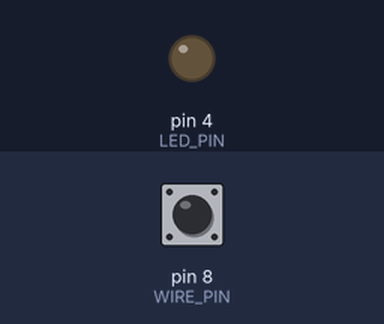
Recording of a sketch running on a simulated Arduino Uno, built with avr-gcc and run on an emulated ATmega328P. Parts: output pins drawn as LEDs (lit = HIGH). The inputs (shaded band) are chosen by the test bench; at power-on: pin 8 (WIRE_PIN) HIGH.

Above: at 1.2 s.
1.3 s: pin 8 (WIRE_PIN) pulled LOW for 0.15 s
At 2.4 s:
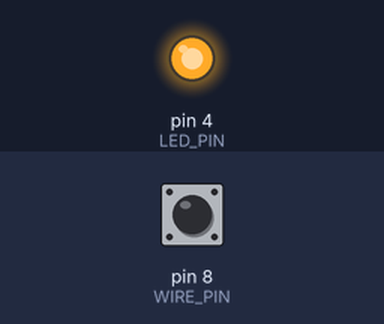
3.0 s: pin 8 (WIRE_PIN) pulled LOW for 1 s
At 3.8 s:
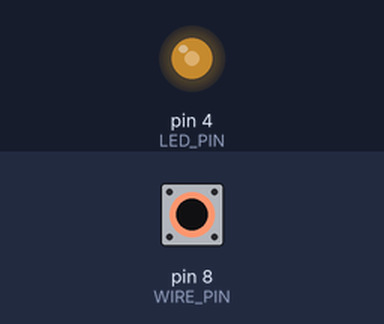
5.5 s: pin 8 (WIRE_PIN) pulled LOW for 0.15 s
At 6.8 s:
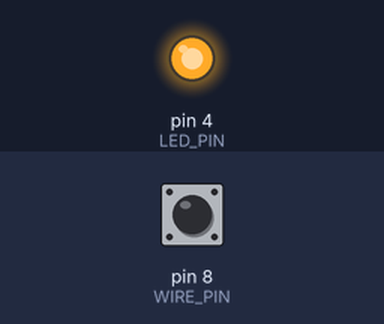
7.1 s: pin 8 (WIRE_PIN) pulled LOW for 3.2 s
At 8.2 s:
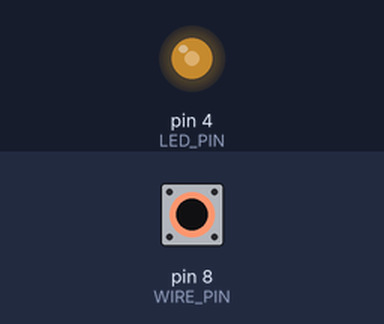
Timing chart, 0 to 11.8 s (numbered marks = the images above; inputs shaded):
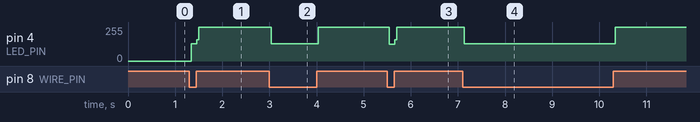

Measured:
- after the input at 1.3 s, pin 4 (LED_PIN): 0/255 → 129/255 at once, → 255/255 0.12 s later
- after the input at 3.0 s, pin 4 (LED_PIN): 255/255 → 129/255 at once, → 255/255 1.0 s later
- after the input at 5.5 s, pin 4 (LED_PIN): 255/255 → 126/255 at once, → 255/255 0.12 s later
- after the input at 7.1 s, pin 4 (LED_PIN): 255/255 → 129/255 at once, → 255/255 3.2 s later

The sketch:

05-switch-on-off.ino
```cpp
constexpr int LED_PIN = 4;
constexpr int WIRE_PIN = 8;

bool ledState = LOW;

void setup() {
  // put your setup code here, to run once:
  pinMode(LED_PIN, OUTPUT);

  // pinMode(WIRE_PIN, INPUT);
  pinMode(WIRE_PIN, INPUT_PULLUP); //использую программную подтяжку резистора к питанию
}

void loop() {
  // put your main code here, to run repeatedly:
  bool buttonState = !digitalRead(WIRE_PIN); //инвертируем, чтобы в разомкнутом положении диод НЕ горел

  if (buttonState == HIGH)
  {
    ledState = !ledState;
    digitalWrite(LED_PIN, ledState);
  }
}
```
